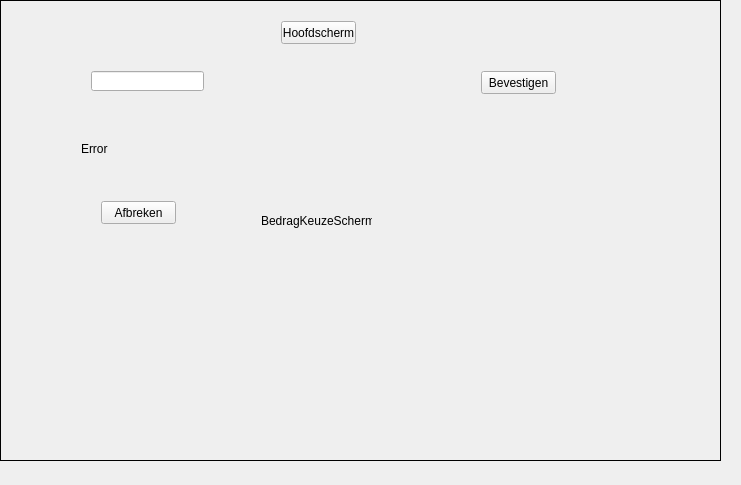
<?xml version="1.0" encoding="UTF-8"?>
<ui version="4.0">
 <class>Login</class>
 <widget class="QWidget" name="Login">
  <property name="enabled">
   <bool>true</bool>
  </property>
  <property name="geometry">
   <rect>
    <x>0</x>
    <y>0</y>
    <width>741</width>
    <height>485</height>
   </rect>
  </property>
  <property name="windowTitle">
   <string>Form</string>
  </property>
  <widget class="QStackedWidget" name="ATM">
   <property name="geometry">
    <rect>
     <x>0</x>
     <y>0</y>
     <width>721</width>
     <height>461</height>
    </rect>
   </property>
   <property name="font">
    <font>
     <family>MS Shell Dlg 2</family>
    </font>
   </property>
   <property name="autoFillBackground">
    <bool>true</bool>
   </property>
   <property name="frameShape">
    <enum>QFrame::Panel</enum>
   </property>
   <property name="currentIndex">
    <number>7</number>
   </property>
   <widget class="QWidget" name="welkomScherm">
    <widget class="QPushButton" name="welkom_taal_button">
     <property name="geometry">
      <rect>
       <x>264</x>
       <y>10</y>
       <width>101</width>
       <height>41</height>
      </rect>
     </property>
     <property name="sizePolicy">
      <sizepolicy hsizetype="Expanding" vsizetype="Expanding">
       <horstretch>0</horstretch>
       <verstretch>0</verstretch>
      </sizepolicy>
     </property>
     <property name="text">
      <string>English</string>
     </property>
    </widget>
    <widget class="QLabel" name="welkom_label">
     <property name="geometry">
      <rect>
       <x>140</x>
       <y>120</y>
       <width>91</width>
       <height>31</height>
      </rect>
     </property>
     <property name="text">
      <string>welkom 
 voer uw pas in</string>
     </property>
    </widget>
    <widget class="QPushButton" name="welkom_inlog_button">
     <property name="geometry">
      <rect>
       <x>214</x>
       <y>220</y>
       <width>121</width>
       <height>23</height>
      </rect>
     </property>
     <property name="sizePolicy">
      <sizepolicy hsizetype="Expanding" vsizetype="Expanding">
       <horstretch>0</horstretch>
       <verstretch>0</verstretch>
      </sizepolicy>
     </property>
     <property name="text">
      <string>Pas invoer simulatie</string>
     </property>
    </widget>
   </widget>
   <widget class="QWidget" name="inlogScherm">
    <widget class="QLabel" name="inlog_voerpin_label">
     <property name="geometry">
      <rect>
       <x>130</x>
       <y>80</y>
       <width>91</width>
       <height>31</height>
      </rect>
     </property>
     <property name="cursor">
      <cursorShape>ArrowCursor</cursorShape>
     </property>
     <property name="text">
      <string>Voer uw pincode in</string>
     </property>
    </widget>
    <widget class="QPushButton" name="inlog_taal_button">
     <property name="geometry">
      <rect>
       <x>270</x>
       <y>20</y>
       <width>101</width>
       <height>41</height>
      </rect>
     </property>
     <property name="sizePolicy">
      <sizepolicy hsizetype="Expanding" vsizetype="Expanding">
       <horstretch>0</horstretch>
       <verstretch>0</verstretch>
      </sizepolicy>
     </property>
     <property name="text">
      <string>[language settings]</string>
     </property>
    </widget>
    <widget class="QPushButton" name="inlog_hoofd_button">
     <property name="geometry">
      <rect>
       <x>244</x>
       <y>202</y>
       <width>121</width>
       <height>31</height>
      </rect>
     </property>
     <property name="sizePolicy">
      <sizepolicy hsizetype="Expanding" vsizetype="Expanding">
       <horstretch>0</horstretch>
       <verstretch>0</verstretch>
      </sizepolicy>
     </property>
     <property name="text">
      <string>Doorgaan</string>
     </property>
    </widget>
    <widget class="QPushButton" name="inlog_welkom_button">
     <property name="geometry">
      <rect>
       <x>244</x>
       <y>240</y>
       <width>121</width>
       <height>23</height>
      </rect>
     </property>
     <property name="sizePolicy">
      <sizepolicy hsizetype="Expanding" vsizetype="Expanding">
       <horstretch>0</horstretch>
       <verstretch>0</verstretch>
      </sizepolicy>
     </property>
     <property name="text">
      <string>Afbreken</string>
     </property>
    </widget>
    <widget class="QLabel" name="inlog_label">
     <property name="geometry">
      <rect>
       <x>150</x>
       <y>230</y>
       <width>47</width>
       <height>13</height>
      </rect>
     </property>
     <property name="text">
      <string>TextLabel</string>
     </property>
    </widget>
    <widget class="QLineEdit" name="inlog_invoerveldPincode">
     <property name="geometry">
      <rect>
       <x>120</x>
       <y>180</y>
       <width>113</width>
       <height>20</height>
      </rect>
     </property>
     <property name="echoMode">
      <enum>QLineEdit::Password</enum>
     </property>
    </widget>
   </widget>
   <widget class="QWidget" name="taalScherm">
    <property name="enabled">
     <bool>true</bool>
    </property>
    <widget class="QPushButton" name="taal_optieNederlands_button">
     <property name="geometry">
      <rect>
       <x>214</x>
       <y>10</y>
       <width>151</width>
       <height>23</height>
      </rect>
     </property>
     <property name="sizePolicy">
      <sizepolicy hsizetype="Expanding" vsizetype="Expanding">
       <horstretch>0</horstretch>
       <verstretch>0</verstretch>
      </sizepolicy>
     </property>
     <property name="text">
      <string>Nederlands</string>
     </property>
    </widget>
    <widget class="QPushButton" name="taal_optieEngels_button">
     <property name="geometry">
      <rect>
       <x>224</x>
       <y>40</y>
       <width>141</width>
       <height>23</height>
      </rect>
     </property>
     <property name="sizePolicy">
      <sizepolicy hsizetype="Expanding" vsizetype="Expanding">
       <horstretch>0</horstretch>
       <verstretch>0</verstretch>
      </sizepolicy>
     </property>
     <property name="text">
      <string>English</string>
     </property>
    </widget>
    <widget class="QPushButton" name="taal_optieDuits_button">
     <property name="geometry">
      <rect>
       <x>234</x>
       <y>70</y>
       <width>131</width>
       <height>23</height>
      </rect>
     </property>
     <property name="text">
      <string>Deutsch</string>
     </property>
    </widget>
    <widget class="QPushButton" name="taal_welkom_button">
     <property name="geometry">
      <rect>
       <x>10</x>
       <y>240</y>
       <width>131</width>
       <height>23</height>
      </rect>
     </property>
     <property name="sizePolicy">
      <sizepolicy hsizetype="Expanding" vsizetype="Expanding">
       <horstretch>0</horstretch>
       <verstretch>0</verstretch>
      </sizepolicy>
     </property>
     <property name="text">
      <string>afrbreken</string>
     </property>
    </widget>
    <widget class="QPushButton" name="taal_hoofd_of_welkom_of_inlog_button">
     <property name="geometry">
      <rect>
       <x>10</x>
       <y>210</y>
       <width>131</width>
       <height>23</height>
      </rect>
     </property>
     <property name="sizePolicy">
      <sizepolicy hsizetype="Expanding" vsizetype="Expanding">
       <horstretch>0</horstretch>
       <verstretch>0</verstretch>
      </sizepolicy>
     </property>
     <property name="text">
      <string>terug</string>
     </property>
    </widget>
   </widget>
   <widget class="QWidget" name="hoofdScherm">
    <widget class="QLabel" name="hoofdLabel">
     <property name="geometry">
      <rect>
       <x>150</x>
       <y>90</y>
       <width>71</width>
       <height>20</height>
      </rect>
     </property>
     <property name="text">
      <string>HoofdScherm</string>
     </property>
    </widget>
    <widget class="QPushButton" name="hoofd_snelPinnen_button">
     <property name="geometry">
      <rect>
       <x>10</x>
       <y>70</y>
       <width>131</width>
       <height>23</height>
      </rect>
     </property>
     <property name="sizePolicy">
      <sizepolicy hsizetype="Expanding" vsizetype="Expanding">
       <horstretch>0</horstretch>
       <verstretch>0</verstretch>
      </sizepolicy>
     </property>
     <property name="text">
      <string>Snel €70,-</string>
     </property>
    </widget>
    <widget class="QPushButton" name="hoofd_saldo_button">
     <property name="geometry">
      <rect>
       <x>10</x>
       <y>110</y>
       <width>111</width>
       <height>23</height>
      </rect>
     </property>
     <property name="sizePolicy">
      <sizepolicy hsizetype="Expanding" vsizetype="Expanding">
       <horstretch>0</horstretch>
       <verstretch>0</verstretch>
      </sizepolicy>
     </property>
     <property name="text">
      <string>Saldo</string>
     </property>
    </widget>
    <widget class="QPushButton" name="hoofd_pinKeuze_button">
     <property name="geometry">
      <rect>
       <x>10</x>
       <y>160</y>
       <width>131</width>
       <height>23</height>
      </rect>
     </property>
     <property name="sizePolicy">
      <sizepolicy hsizetype="Expanding" vsizetype="Expanding">
       <horstretch>0</horstretch>
       <verstretch>0</verstretch>
      </sizepolicy>
     </property>
     <property name="text">
      <string>Bedrag kiezen</string>
     </property>
    </widget>
    <widget class="QPushButton" name="hoofd_taal_button">
     <property name="geometry">
      <rect>
       <x>234</x>
       <y>70</y>
       <width>131</width>
       <height>23</height>
      </rect>
     </property>
     <property name="sizePolicy">
      <sizepolicy hsizetype="Expanding" vsizetype="Expanding">
       <horstretch>0</horstretch>
       <verstretch>0</verstretch>
      </sizepolicy>
     </property>
     <property name="text">
      <string>Taal</string>
     </property>
    </widget>
    <widget class="QPushButton" name="hoofd_welkom_button">
     <property name="geometry">
      <rect>
       <x>254</x>
       <y>120</y>
       <width>111</width>
       <height>23</height>
      </rect>
     </property>
     <property name="sizePolicy">
      <sizepolicy hsizetype="Expanding" vsizetype="Expanding">
       <horstretch>0</horstretch>
       <verstretch>0</verstretch>
      </sizepolicy>
     </property>
     <property name="text">
      <string>Afbreken</string>
     </property>
    </widget>
   </widget>
   <widget class="QWidget" name="saldoScherm">
    <widget class="QLabel" name="saldo_label_wat_is_saldo">
     <property name="geometry">
      <rect>
       <x>150</x>
       <y>120</y>
       <width>81</width>
       <height>20</height>
      </rect>
     </property>
     <property name="text">
      <string>SaldoScherm</string>
     </property>
    </widget>
    <widget class="QPushButton" name="saldo_pinKeuze_button">
     <property name="geometry">
      <rect>
       <x>20</x>
       <y>80</y>
       <width>161</width>
       <height>23</height>
      </rect>
     </property>
     <property name="sizePolicy">
      <sizepolicy hsizetype="Expanding" vsizetype="Expanding">
       <horstretch>0</horstretch>
       <verstretch>0</verstretch>
      </sizepolicy>
     </property>
     <property name="text">
      <string>Geld opnemen</string>
     </property>
    </widget>
    <widget class="QPushButton" name="saldo_welkom_button">
     <property name="geometry">
      <rect>
       <x>174</x>
       <y>40</y>
       <width>171</width>
       <height>23</height>
      </rect>
     </property>
     <property name="sizePolicy">
      <sizepolicy hsizetype="Expanding" vsizetype="Expanding">
       <horstretch>0</horstretch>
       <verstretch>0</verstretch>
      </sizepolicy>
     </property>
     <property name="text">
      <string>Afbreken</string>
     </property>
    </widget>
    <widget class="QPushButton" name="saldo_hoofdscherm_button">
     <property name="geometry">
      <rect>
       <x>184</x>
       <y>220</y>
       <width>151</width>
       <height>23</height>
      </rect>
     </property>
     <property name="sizePolicy">
      <sizepolicy hsizetype="Expanding" vsizetype="Expanding">
       <horstretch>0</horstretch>
       <verstretch>0</verstretch>
      </sizepolicy>
     </property>
     <property name="text">
      <string>Hoofdscherm</string>
     </property>
    </widget>
    <widget class="QLabel" name="saldo_label">
     <property name="geometry">
      <rect>
       <x>160</x>
       <y>160</y>
       <width>47</width>
       <height>13</height>
      </rect>
     </property>
     <property name="text">
      <string>TextLabel</string>
     </property>
    </widget>
   </widget>
   <widget class="QWidget" name="pinKeuzeScherm">
    <widget class="QLabel" name="pinKeuze_label">
     <property name="geometry">
      <rect>
       <x>160</x>
       <y>130</y>
       <width>101</width>
       <height>16</height>
      </rect>
     </property>
     <property name="text">
      <string>KeuzeScherm pinnen</string>
     </property>
    </widget>
    <widget class="QPushButton" name="pinKeuze_optie1_button">
     <property name="geometry">
      <rect>
       <x>280</x>
       <y>220</y>
       <width>75</width>
       <height>23</height>
      </rect>
     </property>
     <property name="sizePolicy">
      <sizepolicy hsizetype="Expanding" vsizetype="Expanding">
       <horstretch>0</horstretch>
       <verstretch>0</verstretch>
      </sizepolicy>
     </property>
     <property name="text">
      <string>€20,-</string>
     </property>
    </widget>
    <widget class="QPushButton" name="pinKeuze_optie2_button">
     <property name="geometry">
      <rect>
       <x>280</x>
       <y>120</y>
       <width>75</width>
       <height>23</height>
      </rect>
     </property>
     <property name="sizePolicy">
      <sizepolicy hsizetype="Expanding" vsizetype="Expanding">
       <horstretch>0</horstretch>
       <verstretch>0</verstretch>
      </sizepolicy>
     </property>
     <property name="text">
      <string>€50,-</string>
     </property>
    </widget>
    <widget class="QPushButton" name="pinKeuze_optie3_button">
     <property name="geometry">
      <rect>
       <x>280</x>
       <y>170</y>
       <width>75</width>
       <height>23</height>
      </rect>
     </property>
     <property name="sizePolicy">
      <sizepolicy hsizetype="Expanding" vsizetype="Expanding">
       <horstretch>0</horstretch>
       <verstretch>0</verstretch>
      </sizepolicy>
     </property>
     <property name="text">
      <string>€70,-</string>
     </property>
    </widget>
    <widget class="QPushButton" name="pinKeuze_optie4_button">
     <property name="geometry">
      <rect>
       <x>280</x>
       <y>50</y>
       <width>75</width>
       <height>23</height>
      </rect>
     </property>
     <property name="sizePolicy">
      <sizepolicy hsizetype="Expanding" vsizetype="Expanding">
       <horstretch>0</horstretch>
       <verstretch>0</verstretch>
      </sizepolicy>
     </property>
     <property name="text">
      <string>€100,-</string>
     </property>
    </widget>
    <widget class="QPushButton" name="pinKeuze_optie5_button">
     <property name="geometry">
      <rect>
       <x>20</x>
       <y>50</y>
       <width>75</width>
       <height>23</height>
      </rect>
     </property>
     <property name="sizePolicy">
      <sizepolicy hsizetype="Expanding" vsizetype="Expanding">
       <horstretch>0</horstretch>
       <verstretch>0</verstretch>
      </sizepolicy>
     </property>
     <property name="text">
      <string>€120,-</string>
     </property>
    </widget>
    <widget class="QPushButton" name="pinKeuze_zelfBedragKiezen_button">
     <property name="geometry">
      <rect>
       <x>20</x>
       <y>110</y>
       <width>75</width>
       <height>23</height>
      </rect>
     </property>
     <property name="sizePolicy">
      <sizepolicy hsizetype="Expanding" vsizetype="Expanding">
       <horstretch>0</horstretch>
       <verstretch>0</verstretch>
      </sizepolicy>
     </property>
     <property name="text">
      <string>Zelf kiezen</string>
     </property>
    </widget>
    <widget class="QPushButton" name="pinKeuze_welkom_button">
     <property name="geometry">
      <rect>
       <x>20</x>
       <y>170</y>
       <width>75</width>
       <height>23</height>
      </rect>
     </property>
     <property name="sizePolicy">
      <sizepolicy hsizetype="Expanding" vsizetype="Expanding">
       <horstretch>0</horstretch>
       <verstretch>0</verstretch>
      </sizepolicy>
     </property>
     <property name="text">
      <string>afbreken</string>
     </property>
    </widget>
    <widget class="QPushButton" name="pinKeuze_hoofd_button">
     <property name="geometry">
      <rect>
       <x>20</x>
       <y>220</y>
       <width>75</width>
       <height>23</height>
      </rect>
     </property>
     <property name="sizePolicy">
      <sizepolicy hsizetype="Expanding" vsizetype="Expanding">
       <horstretch>0</horstretch>
       <verstretch>0</verstretch>
      </sizepolicy>
     </property>
     <property name="text">
      <string>Hoofdscherm</string>
     </property>
    </widget>
   </widget>
   <widget class="QWidget" name="biljetScherm">
    <widget class="QLabel" name="biljetKeuze_label">
     <property name="geometry">
      <rect>
       <x>116</x>
       <y>140</y>
       <width>111</width>
       <height>20</height>
      </rect>
     </property>
     <property name="text">
      <string>biljetKeuzeScherm</string>
     </property>
    </widget>
    <widget class="QPushButton" name="biljetKeuze_welkom_button">
     <property name="geometry">
      <rect>
       <x>260</x>
       <y>40</y>
       <width>75</width>
       <height>23</height>
      </rect>
     </property>
     <property name="sizePolicy">
      <sizepolicy hsizetype="Expanding" vsizetype="Expanding">
       <horstretch>0</horstretch>
       <verstretch>0</verstretch>
      </sizepolicy>
     </property>
     <property name="text">
      <string>Afbreken</string>
     </property>
    </widget>
    <widget class="QPushButton" name="biljetKeuze_hoofd_button">
     <property name="geometry">
      <rect>
       <x>260</x>
       <y>100</y>
       <width>75</width>
       <height>23</height>
      </rect>
     </property>
     <property name="sizePolicy">
      <sizepolicy hsizetype="Expanding" vsizetype="Expanding">
       <horstretch>0</horstretch>
       <verstretch>0</verstretch>
      </sizepolicy>
     </property>
     <property name="text">
      <string>Hoofdscherm</string>
     </property>
    </widget>
    <widget class="QPushButton" name="biljetKeuze_biljetNietBelangrijk_button">
     <property name="geometry">
      <rect>
       <x>260</x>
       <y>180</y>
       <width>75</width>
       <height>23</height>
      </rect>
     </property>
     <property name="sizePolicy">
      <sizepolicy hsizetype="Expanding" vsizetype="Expanding">
       <horstretch>0</horstretch>
       <verstretch>0</verstretch>
      </sizepolicy>
     </property>
     <property name="text">
      <string>Boeit niet</string>
     </property>
    </widget>
    <widget class="QPushButton" name="biljetKeuze_biljetOpties1_button">
     <property name="geometry">
      <rect>
       <x>260</x>
       <y>140</y>
       <width>81</width>
       <height>23</height>
      </rect>
     </property>
     <property name="sizePolicy">
      <sizepolicy hsizetype="Expanding" vsizetype="Expanding">
       <horstretch>0</horstretch>
       <verstretch>0</verstretch>
      </sizepolicy>
     </property>
     <property name="text">
      <string>Opties biljetten</string>
     </property>
    </widget>
   </widget>
   <widget class="QWidget" name="bedragScherm">
    <widget class="QLabel" name="bedrag_label">
     <property name="geometry">
      <rect>
       <x>260</x>
       <y>210</y>
       <width>111</width>
       <height>20</height>
      </rect>
     </property>
     <property name="text">
      <string>BedragKeuzeScherm</string>
     </property>
    </widget>
    <widget class="QPushButton" name="bedragKeuze_hoofd_button">
     <property name="geometry">
      <rect>
       <x>100</x>
       <y>200</y>
       <width>75</width>
       <height>23</height>
      </rect>
     </property>
     <property name="sizePolicy">
      <sizepolicy hsizetype="Expanding" vsizetype="Expanding">
       <horstretch>0</horstretch>
       <verstretch>0</verstretch>
      </sizepolicy>
     </property>
     <property name="text">
      <string>Afbreken</string>
     </property>
    </widget>
    <widget class="QPushButton" name="bedragKeuze_welkom_button">
     <property name="geometry">
      <rect>
       <x>280</x>
       <y>20</y>
       <width>75</width>
       <height>23</height>
      </rect>
     </property>
     <property name="sizePolicy">
      <sizepolicy hsizetype="Expanding" vsizetype="Expanding">
       <horstretch>0</horstretch>
       <verstretch>0</verstretch>
      </sizepolicy>
     </property>
     <property name="text">
      <string>Hoofdscherm</string>
     </property>
    </widget>
    <widget class="QPushButton" name="bedragKeuze_bevestigen_button">
     <property name="geometry">
      <rect>
       <x>480</x>
       <y>70</y>
       <width>75</width>
       <height>23</height>
      </rect>
     </property>
     <property name="sizePolicy">
      <sizepolicy hsizetype="Expanding" vsizetype="Expanding">
       <horstretch>0</horstretch>
       <verstretch>0</verstretch>
      </sizepolicy>
     </property>
     <property name="text">
      <string>Bevestigen</string>
     </property>
    </widget>
    <widget class="QLineEdit" name="bedragKeuze_invoerVeld">
     <property name="geometry">
      <rect>
       <x>90</x>
       <y>70</y>
       <width>113</width>
       <height>20</height>
      </rect>
     </property>
    </widget>
    <widget class="QLabel" name="bedragKeuze_error_label">
     <property name="geometry">
      <rect>
       <x>80</x>
       <y>140</y>
       <width>151</width>
       <height>16</height>
      </rect>
     </property>
     <property name="text">
      <string>Error</string>
     </property>
    </widget>
   </widget>
   <widget class="QWidget" name="bonScherm">
    <widget class="QLabel" name="bon_label">
     <property name="geometry">
      <rect>
       <x>156</x>
       <y>140</y>
       <width>61</width>
       <height>20</height>
      </rect>
     </property>
     <property name="text">
      <string>Bon Scherm</string>
     </property>
    </widget>
    <widget class="QPushButton" name="bon_metBon_button">
     <property name="geometry">
      <rect>
       <x>30</x>
       <y>70</y>
       <width>75</width>
       <height>23</height>
      </rect>
     </property>
     <property name="sizePolicy">
      <sizepolicy hsizetype="Expanding" vsizetype="Fixed">
       <horstretch>0</horstretch>
       <verstretch>0</verstretch>
      </sizepolicy>
     </property>
     <property name="text">
      <string>Ik wil een bon</string>
     </property>
    </widget>
    <widget class="QPushButton" name="bon_zonderBon_button">
     <property name="geometry">
      <rect>
       <x>30</x>
       <y>190</y>
       <width>75</width>
       <height>23</height>
      </rect>
     </property>
     <property name="sizePolicy">
      <sizepolicy hsizetype="Expanding" vsizetype="Fixed">
       <horstretch>0</horstretch>
       <verstretch>0</verstretch>
      </sizepolicy>
     </property>
     <property name="text">
      <string>Ik wil geen bon</string>
     </property>
    </widget>
    <widget class="QPushButton" name="bon_hoofd_button">
     <property name="geometry">
      <rect>
       <x>270</x>
       <y>70</y>
       <width>75</width>
       <height>23</height>
      </rect>
     </property>
     <property name="sizePolicy">
      <sizepolicy hsizetype="Expanding" vsizetype="Expanding">
       <horstretch>0</horstretch>
       <verstretch>0</verstretch>
      </sizepolicy>
     </property>
     <property name="text">
      <string>Hoofdscherm</string>
     </property>
    </widget>
    <widget class="QPushButton" name="bon_welkom_button">
     <property name="geometry">
      <rect>
       <x>280</x>
       <y>190</y>
       <width>75</width>
       <height>23</height>
      </rect>
     </property>
     <property name="sizePolicy">
      <sizepolicy hsizetype="Expanding" vsizetype="Expanding">
       <horstretch>0</horstretch>
       <verstretch>0</verstretch>
      </sizepolicy>
     </property>
     <property name="text">
      <string>Afbreken</string>
     </property>
    </widget>
   </widget>
   <widget class="QWidget" name="verwerkingsScherm">
    <widget class="QLabel" name="verwerkings_label">
     <property name="geometry">
      <rect>
       <x>116</x>
       <y>140</y>
       <width>101</width>
       <height>20</height>
      </rect>
     </property>
     <property name="text">
      <string>verwerkingsScherm</string>
     </property>
    </widget>
   </widget>
  </widget>
 </widget>
 <resources/>
 <connections/>
</ui>
